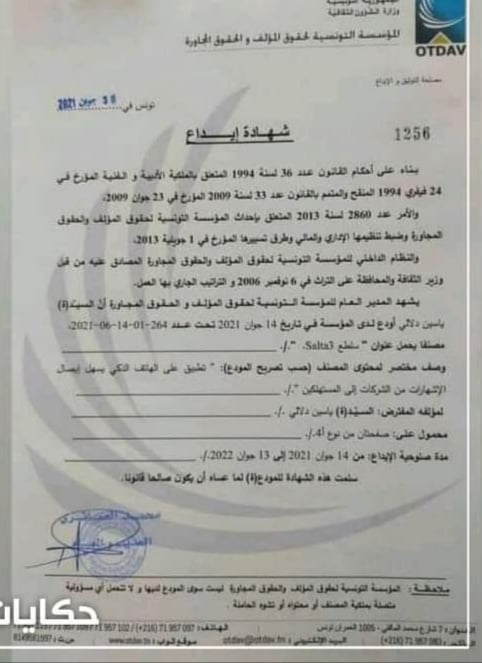
#> input picture images/otdav.jpg, 482 x 663 px
$ python verification.py images/otdav.jpg
#> lines starting #> are read from the running program, lines starting #| are printed output that depends on the picture
import cv2
import numpy as np
import sys
first = sys.argv[1]

original = cv2.imread("images/otdav.jpg")
#> original is the input picture: shape (663, 482, 3); mean B, G, R 164, 168.4, 168.1
image_to_compare = cv2.imread("C:/pi/haaaamzaaaaaaa/client/public/assets/img/project/"+first)


# 1) Check if 2 images are equals


# 2) Check for similarities between the 2 images
sift = cv2.xfeatures2d.SIFT_create()
kp_1, desc_1 = sift.detectAndCompute(original, None)
#> kp_1 = 3156 keypoints; strongest (x, y, size): (66, 617, 3.6), (25, 630, 3.4), (188, 143, 2.8), (32, 630, 3.5)
kp_2, desc_2 = sift.detectAndCompute(image_to_compare, None)
#> kp_2 has the same summary as kp_1

index_params = dict(algorithm=0, trees=5)
search_params = dict()
flann = cv2.FlannBasedMatcher(index_params, search_params)

matches = flann.knnMatch(desc_1, desc_2, k=2)
#> matches = 3156 matches

good_points = []
for m, n in matches:
    if m.distance < 0.6*n.distance:
        good_points.append(m)
#> after the loop, good_points = 3156 matches

# Define how similar they are
number_keypoints = 0
if len(kp_1) <= len(kp_2):
    number_keypoints = len(kp_1)
#> number_keypoints = 3156
else:
    number_keypoints = len(kp_2)


#print("Keypoints 1ST Image: " + str(len(kp_1)))
#print("Keypoints 2ND Image: " + str(len(kp_2)))
#print("GOOD Matches:", len(good_points))
r=(len(good_points) / number_keypoints * 100)
#> r = 100

if ( r > 50):
    print("1")
else:
    print("0")

result = cv2.drawMatches(original, kp_1, image_to_compare, kp_2, good_points, None)
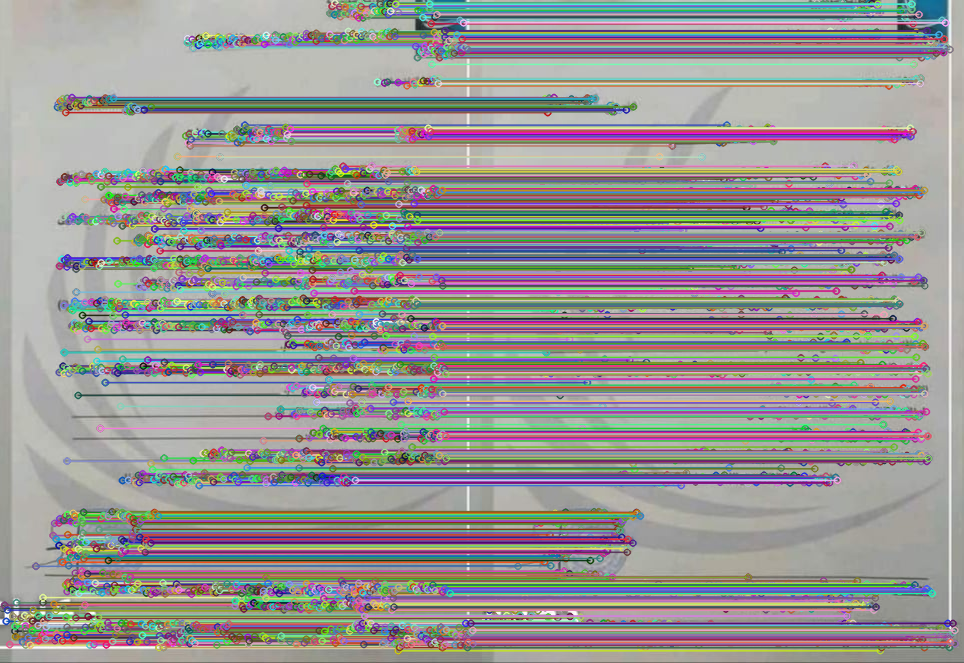
#> result: shape (663, 964, 3); mean B, G, R 148.2, 148.8, 152


# [6 lines of commented-out code are left out]
cv2.waitKey(0)
cv2.destroyAllWindows()
